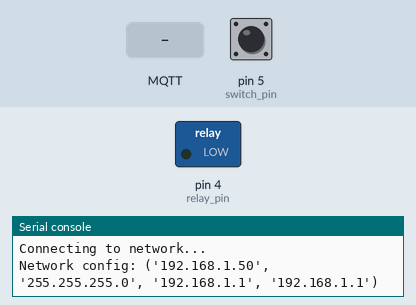
Recording of a program running on a simulated MicroPython board. Shown: switched loads named in the program (green lamp = pin HIGH), the last lines printed to the serial console. The inputs (shaded band) are chosen by the test bench; at power-on: pin 5 (switch_pin) HIGH. WiFi joins after 1.5 s; no MQTT or app messages arrive unless stated.

Above: at 2.8 s.
2.9 s: MQTT message "1" arrives on the first subscribed topic
At 4.1 s:
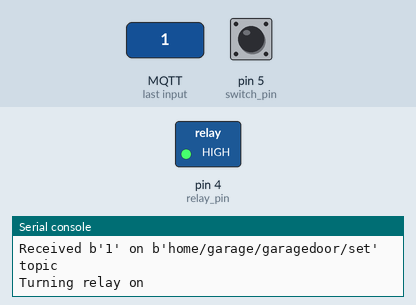
5.7 s: MQTT message "on" arrives on the first subscribed topic
At 7.5 s:
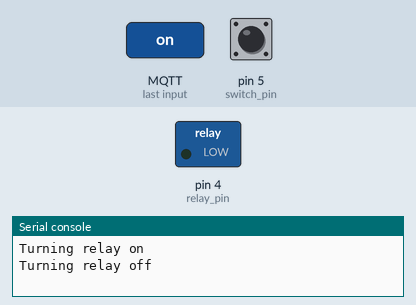
7.7 s: MQTT message "off" arrives on the first subscribed topic
At 8.3 s:
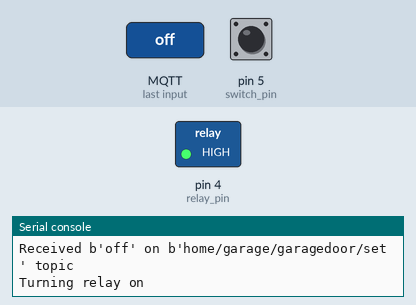
Timing chart, 0 to 10.7 s (numbered marks = the images above; inputs shaded):
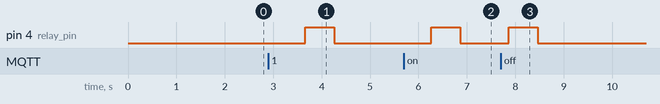

The program:

main.py
```python
from umqtt.simple import MQTTClient
from switch import Switch
import machine
import ubinascii
import time

from config import SERVER, COMMAND_TOPIC, STATE_TOPIC, AVAILABILITY_TOPIC

CLIENT_ID = ubinascii.hexlify(machine.unique_id())

relay_pin = None


def new_msg(topic, msg):
    print("Received {} on {} topic".format(msg, topic))
    print("Turning relay on")
    relay_pin.value(1)
    time.sleep_ms(600)
    print("Turning relay off")
    relay_pin.value(0)


def main():
    global relay_pin

    client = MQTTClient(CLIENT_ID, SERVER)
    client.set_callback(new_msg)

    try:
        client.connect()
    except OSError:
        print("MQTT Broker seems down")
        print("Resetting after 20 seconds")
        time.sleep(20)
        machine.reset()

    client.subscribe(COMMAND_TOPIC)

    # Publish as available once connected
    client.publish(AVAILABILITY_TOPIC, "online", retain=True)
    switch_pin = machine.Pin(5, machine.Pin.IN, machine.Pin.PULL_UP)
    reed_switch = Switch(switch_pin)

    # Initialize state of garage door after booting up
    if switch_pin.value():
        client.publish(STATE_TOPIC, "open", retain=True)
    else:
        client.publish(STATE_TOPIC, "closed", retain=True)

    relay_pin = machine.Pin(4, machine.Pin.OUT, 0)

    try:
        while True:

            reed_switch_new_value = False

            # Disable interrupts for a short time to read shared variable
            irq_state = machine.disable_irq()
            if reed_switch.new_value_available:
                reed_switch_value = reed_switch.value
                reed_switch_new_value = True
                reed_switch.new_value_available = False
            machine.enable_irq(irq_state)

            # If the reed switch had a new value, publish the new state
            if reed_switch_new_value:
                if reed_switch_value:
                    client.publish(STATE_TOPIC, "open")
                else:
                    client.publish(STATE_TOPIC, "closed")

            # Process any MQTT messages
            if client.check_msg():
                client.wait_msg()

            time.sleep(1)

    finally:
        client.publish(AVAILABILITY_TOPIC, "offline", retain=False)
        client.disconnect()
        machine.reset()


main()

# Should never leave main() function, but if program crashes reset
machine.reset()
```

switch.py
```python
import machine


class Switch(): # pylint: disable=too-few-public-methods
    """Switch Class

    Class for defining a switch. Uses internal state to debounce switch in
    software. To use switch, check the "new_value_available" member and the
    "value" member from the application.
    """
    def __init__(self, pin):
        self.pin = pin
        self.pin.irq(handler=self._switch_change,
                     trigger=machine.Pin.IRQ_FALLING | machine.Pin.IRQ_RISING)

        self.debounce_timer = machine.Timer(-1)
        self.new_value_available = False
        self.value = None
        self.prev_value = None
        self.debounce_checks = 0

    def _switch_change(self, pin):
        self.value = pin.value()

        # Start timer to check for debounce
        self.debounce_checks = 0
        self._start_debounce_timer()

        # Disable IRQs for GPIO pin while debouncing
        self.pin.irq(trigger=0)

    def _start_debounce_timer(self):
        self.debounce_timer.init(period=100, mode=machine.Timer.ONE_SHOT,
                                 callback=self._check_debounce)

    def _check_debounce(self, _):
        new_value = self.pin.value()

        if new_value == self.value:
            self.debounce_checks = self.debounce_checks + 1

            if self.debounce_checks == 3:
                # Values are the same, debouncing done

                # Check if this is actually a new value for the application
                if self.prev_value != self.value:
                    self.new_value_available = True
                    self.prev_value = self.value

                # Re-enable the Switch IRQ to get the next change
                self.pin.irq(handler=self._switch_change,
                             trigger=machine.Pin.IRQ_FALLING | machine.Pin.IRQ_RISING)
            else:
                # Start the timer over to make sure debounce value stays the same
                self._start_debounce_timer()
        else:
            # Values are not the same, update value we're checking for and
            # delay again
            self.debounce_checks = 0
            self.value = new_value
            self._start_debounce_timer()
```

config.py
```python
ESSID = "<ESSID>"
PASSWORD = "<PASSWORD>"
SERVER = "192.168.1.9"

COMMAND_TOPIC = "home/garage/garagedoor/set"
STATE_TOPIC = "home/garage/garagedoor"
AVAILABILITY_TOPIC = "home/garage/garagedoor/available"
```

boot.py
```python
# This file is executed on every boot (including wake-boot from deepsleep)
#import esp
#esp.osdebug(None)
import gc
import network
from config import ESSID, PASSWORD

print("Starting...")


def connect():
    sta_if = network.WLAN(network.STA_IF)
    if not sta_if.isconnected():
        print('Connecting to network...')
        sta_if.active(True)
        sta_if.connect(ESSID, PASSWORD)
        while not sta_if.isconnected():
            pass
    print('Network config:', sta_if.ifconfig())

connect()
```

Measured:
- after the input at 2.9 s, pin 4 (relay_pin): LOW → HIGH after 0.76 s, → LOW 0.60 s later
- after the input at 5.7 s, pin 4 (relay_pin): LOW → HIGH after 0.56 s, → LOW 0.60 s later
- after the input at 7.7 s, pin 4 (relay_pin): LOW → HIGH after 0.16 s, → LOW 0.60 s later
